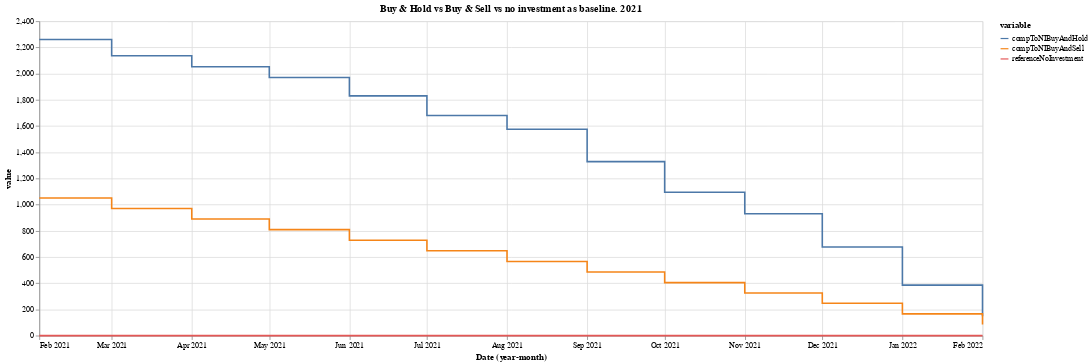

This figure's notebook cell:
### Markdown cell above
2.2.2.3 Last 12M

### Code cell
# plot

pData = data[-13:].melt(id_vars =['Date'], value_vars = ['referenceNoInvestment','compToNIBuyAndHold','compToNIBuyAndSell'])
alt.Chart(pData).mark_line(interpolate='step-after').encode(
    x='yearmonth(Date):T',
    y='value',
    color='variable',
).properties(
    width=1200,
    height=400,
     title="Buy & Hold vs Buy & Sell vs no investment as baseline. 2021"
)

### Figure 1 — Vega-Lite specification as saved in the notebook (floating-point values rounded to 4 significant figures)
{"config": {"view": {"continuousWidth": 400, "continuousHeight": 300}}, "data": {"name": "data-56ea44c86f3327b0bd44bb74eda4f162"}, "mark": {"type": "line", "interpolate": "step-after"}, "encoding": {"color": {"field": "variable", "type": "nominal"}, "x": {"field": "Date", "timeUnit": "yearmonth", "type": "temporal"}, "y": {"field": "value", "type": "quantitative"}}, "height": 400, "title": "Buy & Hold vs Buy & Sell vs no investment as baseline. 2021", "width": 1200, "$schema": "https://vega.github.io/schema/vega-lite/v4.17.0.json", "datasets": {"data-56ea44c86f3327b0bd44bb74eda4f162": [{"Date": "2021-02-15T00:00:00", "variable": "referenceNoInvestment", "value": 0.0}, {"Date": "2021-03-15T00:00:00", "variable": "referenceNoInvestment", "value": 0.0}, {"Date": "2021-04-15T00:00:00", "variable": "referenceNoInvestment", "value": 0.0}, {"Date": "2021-05-17T00:00:00", "variable": "referenceNoInvestment", "value": 0.0}, {"Date": "2021-06-15T00:00:00", "variable": "referenceNoInvestment", "value": 0.0}, {"Date": "2021-07-15T00:00:00", "variable": "referenceNoInvestment", "value": 0.0}, {"Date": "2021-08-16T00:00:00", "variable": "referenceNoInvestment", "value": 0.0}, {"Date": "2021-09-15T00:00:00", "variable": "referenceNoInvestment", "value": 0.0}, {"Date": "2021-10-15T00:00:00", "variable": "referenceNoInvestment", "value": 0.0}, {"Date": "2021-11-15T00:00:00", "variable": "referenceNoInvestment", "value": 0.0}, {"Date": "2021-12-15T00:00:00", "variable": "referenceNoInvestment", "value": 0.0}, {"Date": "2022-01-17T00:00:00", "variable": "referenceNoInvestment", "value": 0.0}, {"Date": "2022-02-15T00:00:00", "variable": "referenceNoInvestment", "value": 0.0}, {"Date": "2021-02-15T00:00:00", "variable": "compToNIBuyAndHold", "value": 2260.0}, {"Date": "2021-03-15T00:00:00", "variable": "compToNIBuyAndHold", "value": 2136.0}, {"Date": "2021-04-15T00:00:00", "variable": "compToNIBuyAndHold", "value": 2052.0}, {"Date": "2021-05-17T00:00:00", "variable": "compToNIBuyAndHold", "value": 1971.0}, {"Date": "2021-06-15T00:00:00", "variable": "compToNIBuyAndHold", "value": 1830.0}, {"Date": "2021-07-15T00:00:00", "variable": "compToNIBuyAndHold", "value": 1680.0}, {"Date": "2021-08-16T00:00:00", "variable": "compToNIBuyAndHold", "value": 1576.0}, {"Date": "2021-09-15T00:00:00", "variable": "compToNIBuyAndHold", "value": 1328.0}, {"Date": "2021-10-15T00:00:00", "variable": "compToNIBuyAndHold", "value": 1094.0}, {"Date": "2021-11-15T00:00:00", "variable": "compToNIBuyAndHold", "value": 930.1}, {"Date": "2021-12-15T00:00:00", "variable": "compToNIBuyAndHold", "value": 677.1}, {"Date": "2022-01-17T00:00:00", "variable": "compToNIBuyAndHold", "value": 385.7}, {"Date": "2022-02-15T00:00:00", "variable": "compToNIBuyAndHold", "value": 148.0}, {"Date": "2021-02-15T00:00:00", "variable": "compToNIBuyAndSell", "value": 1051.0}, {"Date": "2021-03-15T00:00:00", "variable": "compToNIBuyAndSell", "value": 969.9}, {"Date": "2021-04-15T00:00:00", "variable": "compToNIBuyAndSell", "value": 889.6}, {"Date": "2021-05-17T00:00:00", "variable": "compToNIBuyAndSell", "value": 809.0}, {"Date": "2021-06-15T00:00:00", "variable": "compToNIBuyAndSell", "value": 728.1}, {"Date": "2021-07-15T00:00:00", "variable": "compToNIBuyAndSell", "value": 647.2}, {"Date": "2021-08-16T00:00:00", "variable": "compToNIBuyAndSell", "value": 566.4}, {"Date": "2021-09-15T00:00:00", "variable": "compToNIBuyAndSell", "value": 485.4}, {"Date": "2021-10-15T00:00:00", "variable": "compToNIBuyAndSell", "value": 404.8}, {"Date": "2021-11-15T00:00:00", "variable": "compToNIBuyAndSell", "value": 325.3}, {"Date": "2021-12-15T00:00:00", "variable": "compToNIBuyAndSell", "value": 246.8}, {"Date": "2022-01-17T00:00:00", "variable": "compToNIBuyAndSell", "value": 166.3}, {"Date": "2022-02-15T00:00:00", "variable": "compToNIBuyAndSell", "value": 84.12}]}}
